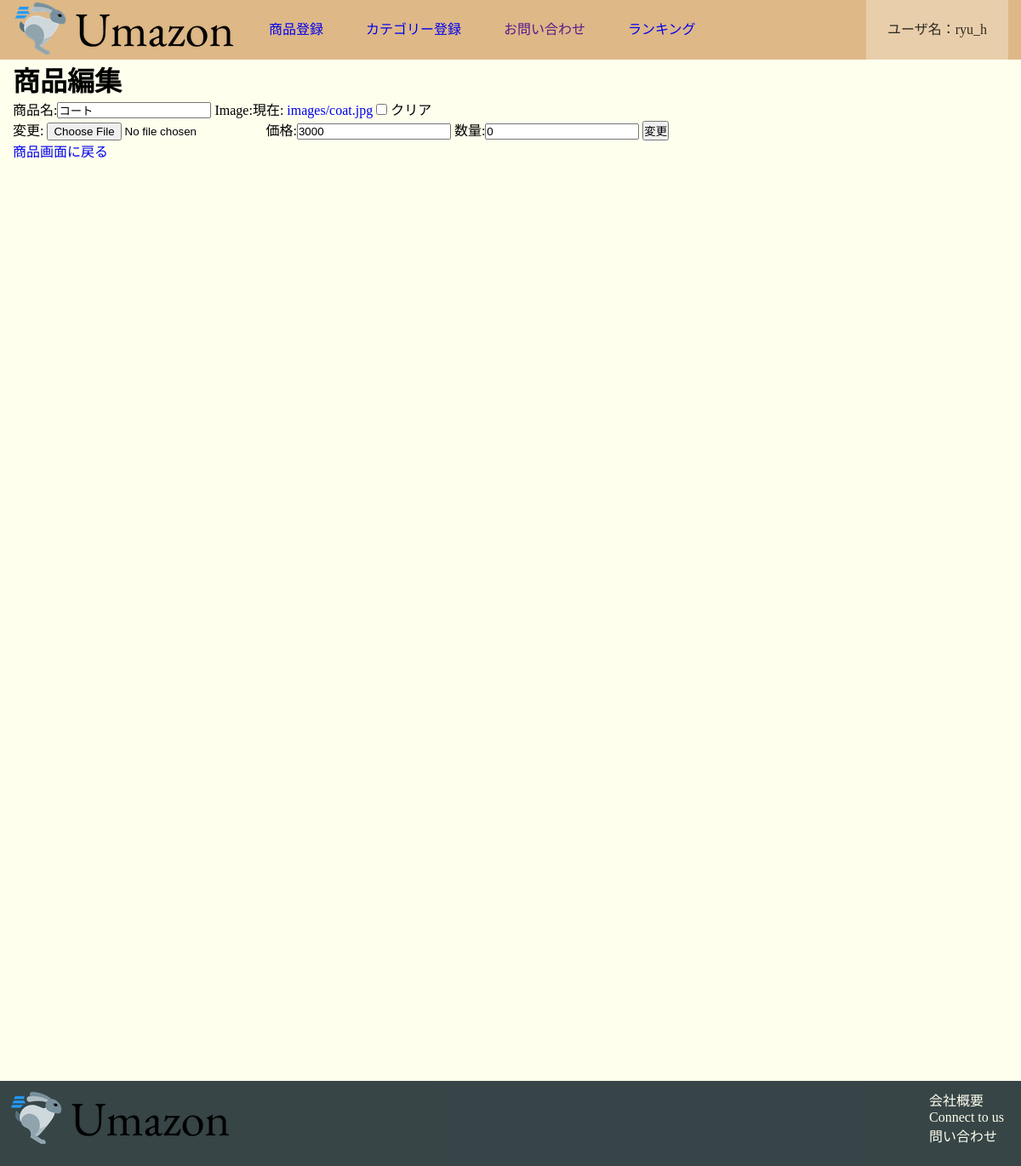
The app's page /products/14/edit/ (signed in), older data.
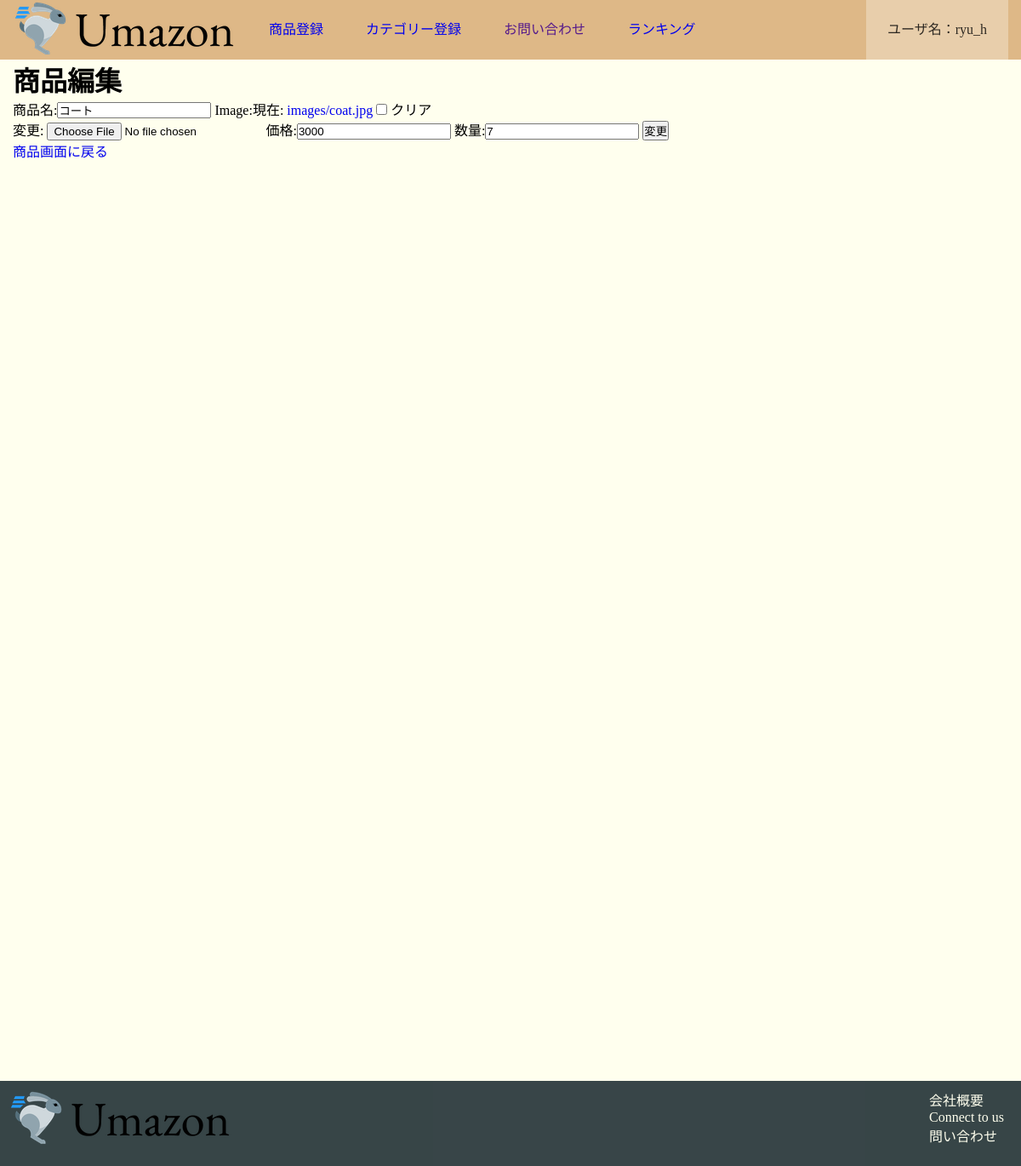
The same page, newer data.
### product/models.py (models this page shows)
class Product(models.Model):
    category = models.ForeignKey(Category,verbose_name='カテゴリー名', null=True, blank=True,on_delete=models.SET_NULL)
    name = models.CharField("商品名", max_length=128)
    image = models.ImageField(upload_to='images',blank=True, null=True)
    price = models.PositiveIntegerField("価格")
    count = models.PositiveIntegerField('数量')

### product/views.py (the view)
# urls.py: path('products/<int:product_id>/edit/', product.views.product_edit,name='product_edit'),
def product_edit(request, product_id):
    try:
        product=Product.objects.get(id=product_id)
    except Product.DoesNotExist:
        raise Http404
    if request.user.has_perm('accounts.admin'):
        if request.method =="POST":
            form =ProductEditForm(request.POST, instance=product)
            if form.is_valid():
                form.save()
                return HttpResponseRedirect(reverse('product_detail',args=(product.id,)))
        else:
            form = ProductEditForm(instance=product)
        return TemplateResponse(request, 'product/product_edit.html',{'form': form, 'product': product})
    else:
        return TemplateResponse(request,'top/toppage.html')

### product/forms.py
class ProductEditForm(forms.ModelForm):
    class Meta:
        model = Product
        fields = (
            'name',
            'image',
            'price',
            'count',
        )

### product/templates/product/product_edit.html (shortened to what this page needs)
{% extends '../base.html' %}
{% block content %}
<div class="container">
    <h1>商品編集</h1>
    <form method="post">
    {{ form }}
    <input type="submit" value="変更">
    </form>
    <a href="{% url 'product_detail' product.id %}">商品画面に戻る</a>
</div>
{%endblock%}

Row changes from the older to the newer data that the page shows:
changed Product "コート": count "0" → "7"
